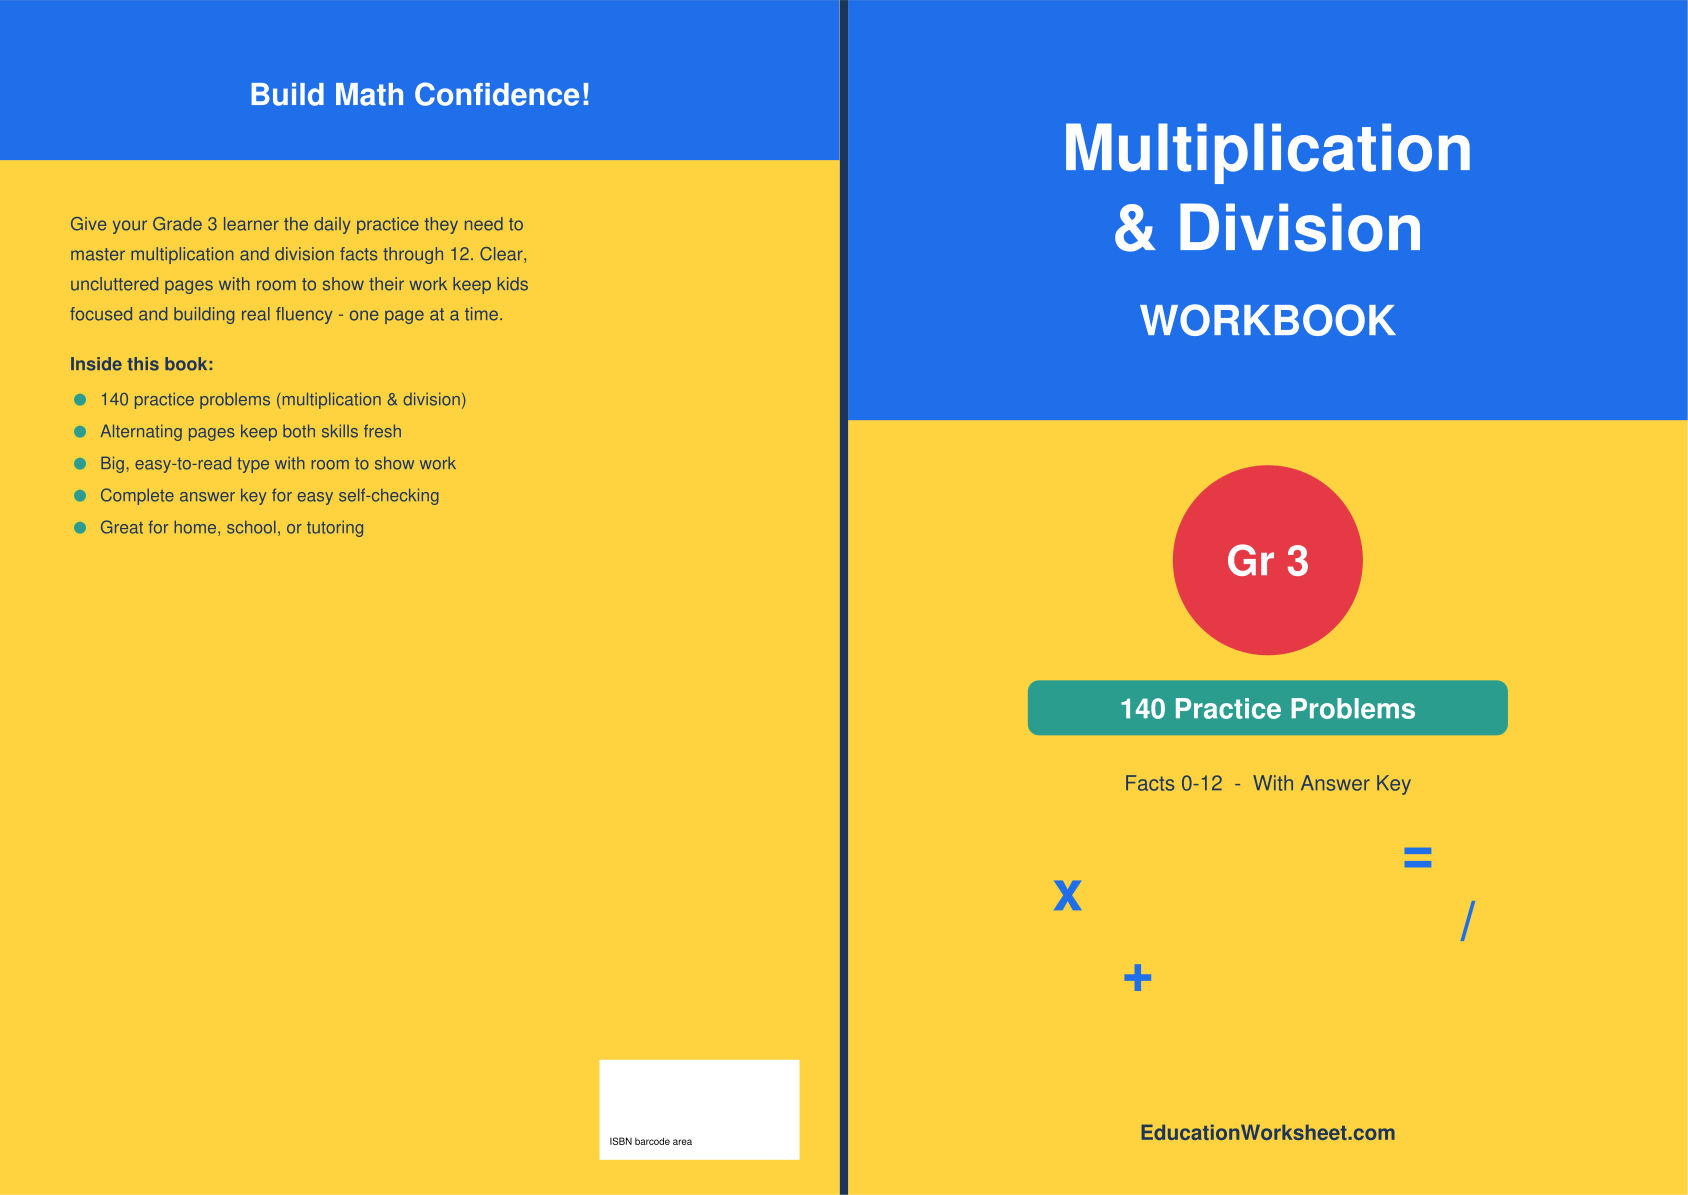

Write Python code to recreate this figure.
from reportlab.lib.units import inch
from reportlab.pdfgen import canvas
from reportlab.lib.colors import black, HexColor, white
TW, THh = 8.268, 11.693
pages=38; spine=pages*0.002252; bleed=0.125
CW=2*TW+spine+2*bleed; CH=THh+2*bleed
c=canvas.Canvas("cover_print.pdf", pagesize=(CW*inch, CH*inch))
W=CW*inch; H=CH*inch
back_w=(TW+bleed)*inch; spine_w=spine*inch; front_w=(TW+bleed)*inch
back_x0=0; spine_x0=back_w; front_x0=spine_x0+spine_w
# FRONT
fx=front_x0; cxf=fx+front_w/2
c.setFillColor(HexColor("#ffd23f")); c.rect(fx,0,front_w,H,fill=1,stroke=0)
c.setFillColor(HexColor("#1f6feb")); c.rect(fx,H-4.2*inch,front_w,4.2*inch,fill=1,stroke=0)
c.setFillColor(white); c.setFont("Helvetica-Bold",46)
c.drawCentredString(cxf,H-1.7*inch,"Multiplication")
c.drawCentredString(cxf,H-2.5*inch,"& Division")
c.setFont("Helvetica-Bold",30); c.drawCentredString(cxf,H-3.35*inch,"WORKBOOK")
c.setFillColor(HexColor("#e63946")); c.circle(cxf,H-5.6*inch,0.95*inch,fill=1,stroke=0)
c.setFillColor(white); c.setFont("Helvetica-Bold",30); c.drawCentredString(cxf,H-5.75*inch,"Gr 3")
c.setFillColor(HexColor("#2a9d8f")); c.roundRect(cxf-2.4*inch,H-7.35*inch,4.8*inch,0.55*inch,8,fill=1,stroke=0)
c.setFillColor(white); c.setFont("Helvetica-Bold",20); c.drawCentredString(cxf,H-7.18*inch,"140 Practice Problems")
c.setFillColor(HexColor("#1d3557")); c.setFont("Helvetica",15); c.drawCentredString(cxf,H-7.9*inch,"Facts 0-12  -  With Answer Key")
c.setFillColor(HexColor("#1f6feb")); c.setFont("Helvetica-Bold",40)
for (dx,dy,s) in [(-2.0,-9.1,"x"),(2.0,-9.4,"/"),(-1.3,-9.9,"+"),(1.5,-8.7,"=")]:
    c.drawCentredString(cxf+dx*inch,H+dy*inch,s)
c.setFillColor(HexColor("#1d3557")); c.setFont("Helvetica-Bold",15); c.drawCentredString(cxf,0.55*inch,"EducationWorksheet.com")
# SPINE
c.setFillColor(HexColor("#1d3557")); c.rect(spine_x0,0,spine_w,H,fill=1,stroke=0)
# BACK
bx=back_x0
c.setFillColor(HexColor("#ffd23f")); c.rect(bx,0,back_w,H,fill=1,stroke=0)
c.setFillColor(HexColor("#1f6feb")); c.rect(bx,H-1.6*inch,back_w,1.6*inch,fill=1,stroke=0)
c.setFillColor(white); c.setFont("Helvetica-Bold",22); c.drawCentredString(bx+back_w/2,H-1.05*inch,"Build Math Confidence!")
c.setFillColor(HexColor("#1d3557")); c.setFont("Helvetica",13)
blurb=["Give your Grade 3 learner the daily practice they need to",
"master multiplication and division facts through 12. Clear,",
"uncluttered pages with room to show their work keep kids",
"focused and building real fluency - one page at a time."]
yy=H-2.3*inch
for ln in blurb: c.drawString(bx+0.7*inch,yy,ln); yy-=0.3*inch
c.setFont("Helvetica-Bold",13); c.drawString(bx+0.7*inch,yy-0.2*inch,"Inside this book:")
yy-=0.55*inch; c.setFont("Helvetica",12.5)
feats=["140 practice problems (multiplication & division)",
"Alternating pages keep both skills fresh",
"Big, easy-to-read type with room to show work",
"Complete answer key for easy self-checking",
"Great for home, school, or tutoring"]
for f in feats:
    c.setFillColor(HexColor("#2a9d8f")); c.circle(bx+0.8*inch,yy+4,0.06*inch,fill=1,stroke=0)
    c.setFillColor(HexColor("#1d3557")); c.drawString(bx+1.0*inch,yy,f); yy-=0.32*inch
c.setFillColor(white); c.rect(bx+back_w-2.4*inch,0.35*inch,2.0*inch,1.0*inch,fill=1,stroke=0)
c.setFillColor(black); c.setFont("Helvetica",7); c.drawString(bx+back_w-2.3*inch,0.5*inch,"ISBN barcode area")
c.showPage(); c.save()
print("cover_print.pdf", round(CW,3),"x",round(CH,3),"in ; spine",round(spine,4))
